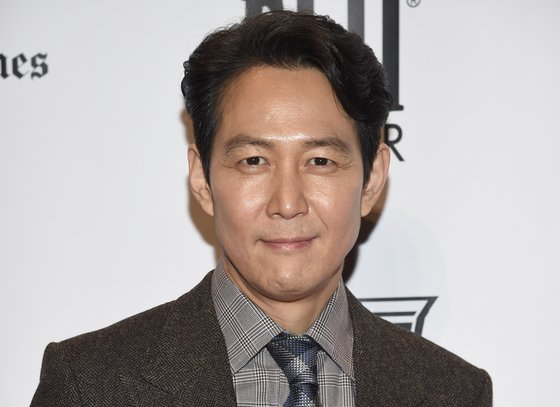
#> input picture DataSet/test.jpg, 560 x 407 px, found by its file name
$ jupyter execute --allow-errors contour_test.ipynb
#> lines starting #> are read from the running program, lines starting #| are printed output that depends on the picture
[cell 1]
# [21 lines of commented-out code are left out]

[cell 2]
import cv2
import numpy as np

path = './test.jpg'
image = cv2.imread(path)
#> image is the input picture: shape (407, 560, 3); mean B, G, R 164.7, 167.5, 175.4

gray_image = cv2.cvtColor(image, cv2.COLOR_BGR2GRAY)
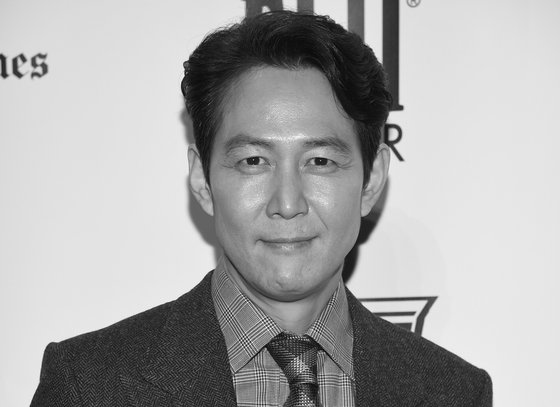
#> gray_image: shape (407, 560); min 4, max 254, mean 169.4
_, binary_image = cv2.threshold(gray_image, 1, 255, cv2.THRESH_BINARY)
#> binary_image: shape (407, 560); every value is 255

contour, _ = cv2.findContours(binary_image, cv2.RETR_EXTERNAL, cv2.CHAIN_APPROX_SIMPLE)
#> contour = [[[0, 0], [0, 406], [559, 406], [559, 0]]]

cnts = np.concatenate(contour)
#> cnts = [[0, 0], [0, 406], [559, 406], [559, 0]]

x, y, w, h = cv2.boundingRect(cnts)
#> x = 0; y = 0; w = 560; h = 407

crop_img = image[y:y+h, x:x+w]


# [4 lines of commented-out code are left out]

BG_COLOR = (0, 0, 0)
DEFAULT = 480
height, width, channel = crop_img.shape
#> height = 407; width = 560; channel = 3

w_x = int((DEFAULT - (width)) / 2)
#> w_x = -40
h_y = int((DEFAULT - (height)) / 2)
#> h_y = 36

#> (the rest of this cell did not finish here and is left out)
